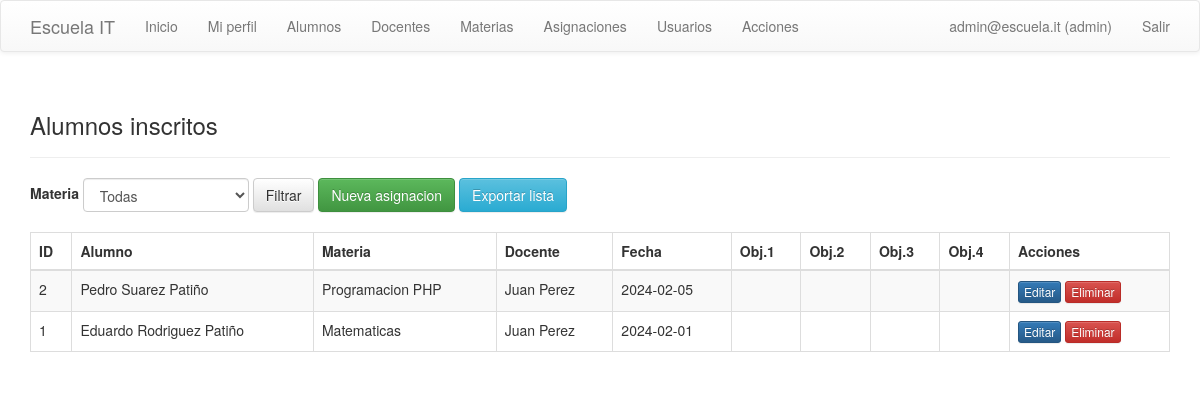
Screenshot of /index.php?controller=matriculas&action=index (signed in) with the database file from the repository.
### tables this page shows
CREATE TABLE matriculas (
    id INT AUTO_INCREMENT PRIMARY KEY,
    alumno_id INT NOT NULL,
    docente_id INT NOT NULL,
    materia_id INT NOT NULL,
    fecha_matricula DATE DEFAULT NULL,
    obj1 DECIMAL(5,2) DEFAULT NULL,
    obj2 DECIMAL(5,2) DEFAULT NULL,
    obj3 DECIMAL(5,2) DEFAULT NULL,
    obj4 DECIMAL(5,2) DEFAULT NULL,
    FOREIGN KEY (alumno_id) REFERENCES alumnos(id) ON DELETE CASCADE,
    FOREIGN KEY (docente_id) REFERENCES docentes(id) ON DELETE CASCADE,
    FOREIGN KEY (materia_id) REFERENCES materias(id) ON DELETE CASCADE
);

CREATE TABLE alumnos (
    id INT AUTO_INCREMENT PRIMARY KEY,
    nombre VARCHAR(50) NOT NULL,
    apellido VARCHAR(50) NOT NULL,
    sexo TINYINT NOT NULL,
    fecha_nacimiento DATE DEFAULT NULL,
    fecha_registro DATE DEFAULT NULL,
    foto VARCHAR(50) NOT NULL,
    correo VARCHAR(50) NOT NULL
);

CREATE TABLE materias (
    id INT AUTO_INCREMENT PRIMARY KEY,
    nombre VARCHAR(100) NOT NULL,
    descripcion VARCHAR(255) DEFAULT NULL,
    creditos INT NOT NULL DEFAULT 3,
    docente_id INT DEFAULT NULL,
    FOREIGN KEY (docente_id) REFERENCES docentes(id) ON DELETE SET NULL
);

CREATE TABLE docentes (
    id INT AUTO_INCREMENT PRIMARY KEY,
    nombre VARCHAR(50) NOT NULL,
    apellido VARCHAR(50) NOT NULL,
    sexo TINYINT NOT NULL,
    fecha_nacimiento DATE DEFAULT NULL,
    fecha_registro DATE DEFAULT NULL,
    foto VARCHAR(50) NOT NULL,
    correo VARCHAR(50) NOT NULL
);

### controllers/BaseCrudController.php (called while the page is built, shortened)
<?php
class BaseCrudController
{
    protected function view($template, $data = array())
    {
        extract($data);
        require BASE_PATH . '/views/layout/header.php';
        require BASE_PATH . '/views/' . $template . '.php';
        require BASE_PATH . '/views/layout/footer.php';
    }
    protected function currentUser()
    {
        return isset($_SESSION['user']) ? $_SESSION['user'] : null;
    }
    protected function currentRole()
    {
        $user = $this->currentUser();
        return isset($user['rol']) ? strtolower($user['rol']) : '';
    }
    protected function isAdmin()
    {
        return $this->currentRole() === 'admin';
    }
    protected function isProfesor()
    {
        return in_array($this->currentRole(), array('maestro', 'profesor'), true);
    }
}

### controllers/MatriculasController.php (called while the page is built, shortened)
<?php
require_once BASE_PATH . '/controllers/BaseCrudController.php';
require_once BASE_PATH . '/models/MatriculaModel.php';
class MatriculasController extends BaseCrudController
{
    private $model;
    private $materiaModel;
    public function __construct()
    {
        $this->model = new MatriculaModel();
        $this->materiaModel = new MateriaModel();
    }
    public function index()
    {
        $user = $this->currentUser();
        $role = $this->currentRole();
        $materiaId = isset($_GET['materia_id']) ? (int) $_GET['materia_id'] : 0;
        $page = isset($_GET['page']) ? (int) $_GET['page'] : 1;
        if ($role === 'alumno' && !empty($user['alumno_id'])) {
            $rows = $this->model->byAlumnoId((int) $user['alumno_id']);
            $availableMaterias = $this->materiaModel->availableForAlumno((int) $user['alumno_id']);
            $canEnroll = true;
            $title = 'Mis matriculas y calificaciones';
        } elseif ($this->isProfesor() || $this->isAdmin()) {
            $docenteId = $this->isAdmin() ? (!empty($_GET['docente_id']) ? (int) $_GET['docente_id'] : 0) : (int) $user['docente_id'];
            $rows = $docenteId ? $this->model->byMateriaAndDocente($docenteId, $materiaId ?: null) : $this->model->all();
            $availableMaterias = $docenteId ? $this->model->docenteMaterias($docenteId) : $this->materiaModel->all();
            $canManage = true;
            $title = 'Alumnos inscritos';
        } else {
            $rows = array();
            $availableMaterias = array();
            $canEnroll = false;
            $title = 'Matriculas';
        }
        $rowsData = $this->paginateRows($rows, $page, 10);
        $viewData = $rowsData + array(
            'title' => $title,
            'role' => $role,
            'materiaId' => $materiaId,
            'materias' => $availableMaterias,
            'canManage' => isset($canManage) ? $canManage : false,
            'canEnroll' => isset($canEnroll) ? $canEnroll : false,
            'maxCreditos' => 12,
        );
        $this->view('matriculas/index', $viewData);
    }
}

### index.php (called while the page is built, shortened)
<?php
$action = isset($_GET['action']) ? $_GET['action'] : (isset($_SESSION['user']) ? 'index' : 'login');
$controller = new $controllerMap[$controllerName]();
$controller->$action();

### config/database.php (called while the page is built)
<?php
class Database
{
    public static function connect()
    {
        $host = getenv('DB_HOST') ? getenv('DB_HOST') : 'localhost';
        $dbname = getenv('DB_NAME') ? getenv('DB_NAME') : 'name_db';
        $user = getenv('DB_USER') ? getenv('DB_USER') : 'user_db';
        $pass = getenv('DB_PASS') ? getenv('DB_PASS') : 'user_pass';
        $charset = getenv('DB_CHARSET') ? getenv('DB_CHARSET') : 'utf8';
        $dsn = 'mysql:host=' . $host . ';dbname=' . $dbname . ';charset=' . $charset;
        return new PDO($dsn, $user, $pass, array(
            PDO::ATTR_ERRMODE => PDO::ERRMODE_EXCEPTION,
            PDO::ATTR_DEFAULT_FETCH_MODE => PDO::FETCH_ASSOC,
            PDO::ATTR_EMULATE_PREPARES => false,
        ));
    }
}

### models/BaseModel.php (called while the page is built, shortened)
<?php
require_once BASE_PATH . '/config/database.php';
class BaseModel
{
    public function __construct()
    {
        $this->pdo = Database::connect();
    }
}

### models/MatriculaModel.php (called while the page is built, shortened)
<?php
require_once BASE_PATH . '/models/BaseModel.php';
class MatriculaModel extends BaseModel
{
    public function all()
    {
        $sql = 'SELECT m.id, m.fecha_matricula, a.nombre AS alumno_nombre, a.apellido AS alumno_apellido,
                       d.nombre AS docente_nombre, d.apellido AS docente_apellido, mt.nombre AS materia_nombre,
                       mt.creditos, m.alumno_id, m.docente_id, m.materia_id, m.obj1, m.obj2, m.obj3, m.obj4
                FROM matriculas m
                INNER JOIN alumnos a ON a.id = m.alumno_id
                INNER JOIN docentes d ON d.id = m.docente_id
                INNER JOIN materias mt ON mt.id = m.materia_id
                ORDER BY m.id DESC';
        return $this->pdo->query($sql)->fetchAll();
    }
}

### views/matriculas/index.php (the view, shortened to what this page needs)
<div class="page-header"><h3><?php echo isset($title) ? htmlspecialchars($title) : 'Matriculas'; ?></h3></div>
<?php if (($role === 'maestro' || $role === 'profesor' || $role === 'admin') && !empty($canManage)): ?>
    <form class="form-inline" method="get" action="index.php">
        <?php if (!empty($materias)): ?>
            <div class="form-group">
                <label>Materia</label>
                <select class="form-control" name="materia_id">
                    <option value="">Todas</option>
                </select>
            </div>
        <?php endif; ?>
        <button class="btn btn-default" type="submit">Filtrar</button>
        <a class="btn btn-success" href="index.php?controller=matriculas&action=form">Nueva asignacion</a>
        <a class="btn btn-info" href="index.php?controller=matriculas&action=exportar<?php echo !empty($materiaId) ? '&materia_id=' . (int) $materiaId : ''; ?>">Exportar lista</a>
    </form>
    <br>
<?php endif; ?>
<table class="table table-bordered table-striped">
    <thead>
    <tr>
        <th>ID</th>
        <th>Alumno</th>
        <th>Materia</th>
        <th>Docente</th>
        <th>Fecha</th>
        <th>Obj.1</th>
        <th>Obj.2</th>
        <th>Obj.3</th>
        <th>Obj.4</th>
        <?php if (!empty($canManage)): ?><th>Acciones</th><?php endif; ?>
    </tr>
    </thead>
    <tbody>
    <?php foreach ($rows as $r): ?>
        <tr>
            <td><?php echo (int) $r['id']; ?></td>
            <td><?php echo htmlspecialchars($r['alumno_nombre'] . ' ' . $r['alumno_apellido']); ?></td>
            <td><?php echo htmlspecialchars($r['materia_nombre']); ?></td>
            <td><?php echo htmlspecialchars($r['docente_nombre'] . ' ' . $r['docente_apellido']); ?></td>
            <td><?php echo htmlspecialchars($r['fecha_matricula']); ?></td>
            <td><?php echo htmlspecialchars($r['obj1']); ?></td>
            <td><?php echo htmlspecialchars($r['obj2']); ?></td>
            <td><?php echo htmlspecialchars($r['obj3']); ?></td>
            <td><?php echo htmlspecialchars($r['obj4']); ?></td>
            <?php if (!empty($canManage)): ?>
                <td>
                    <a class="btn btn-primary btn-xs" href="index.php?controller=matriculas&action=form&id=<?php echo (int) $r['id']; ?>">Editar</a>
                    <a class="btn btn-danger btn-xs" href="index.php?controller=matriculas&action=delete&id=<?php echo (int) $r['id']; ?>" onclick="return confirm('¿Eliminar registro?');">Eliminar</a>
                </td>
            <?php endif; ?>
        </tr>
    <?php endforeach; ?>
    </tbody>
</table>

### rows the page displays
matriculas: id "2", alumno.apellido "Pedro Suarez Patiño", materia.nombre "Programacion PHP", docente.apellido "Juan Perez", fecha_matricula "2024-02-05"
matriculas: id "1", alumno.apellido "Eduardo Rodriguez Patiño", materia.nombre "Matematicas", docente.apellido "Juan Perez", fecha_matricula "2024-02-01"

### other values shown
$user['correo'] "admin@escuela.it"
$roleLabel "admin"
$title "Alumnos inscritos"
